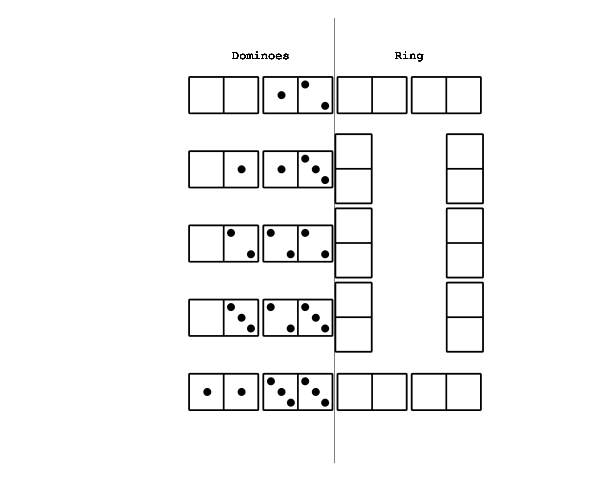

gnuplot code for this plot:
set terminal svg dynamic font "Courier,12" linewidth 1 background "white"
set datafile sep '\t'
set output "dominoes.svg"

unset xtics
unset ytics
unset border
unset key

set xrange [-1:5]
set yrange [6:0]
set size square

# Unicode values for dominoes in a Double 3 set
$DOMINOES << EOD
"1F031"	1	1
"1F032"	2	1
"1F033"	3	1
"1F034"	4	1
"1F039"	5	1
"1F03A"	1	2
"1F03B"	2	2
"1F041"	3	2
"1F042"	4	2
"1F049"	5	2
EOD

# Unicode values for horizontal/vertical blank dominoes
$SPACES << EOD
"1F031"	1	3
"1F031"	1	4
"1F063"	2	2.75
"1F063"	3	2.75
"1F063"	4	2.75
"1F031"	5	3
"1F031"	5	4
"1F063"	2	4.25
"1F063"	3	4.25
"1F063"	4	4.25
EOD

set parametric
set trange [0:1]

plot $DOMINOES using 3:2:(sprintf( "\U+%s" , stringcolumn( 1 ))) with labels font "Courier,72" title "Dominoes",\
	$SPACES using 3:2:(sprintf( "\U+%s" , stringcolumn( 1 ))) with labels font "Courier,72" title "Ring",\
	"" using (1.5):(0.5):("Dominoes") with labels notitle,\
	"" using (3.5):(0.5):("Ring") with labels notitle,\
	(4.99/2.0),(t*7) with lines lc rgbcolor "black" lw 0.5 lt 1 title "Divider"